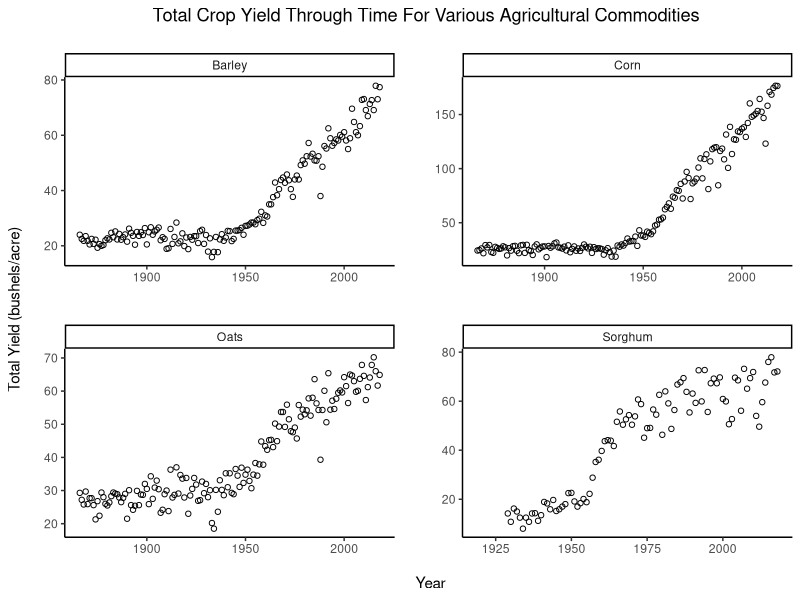
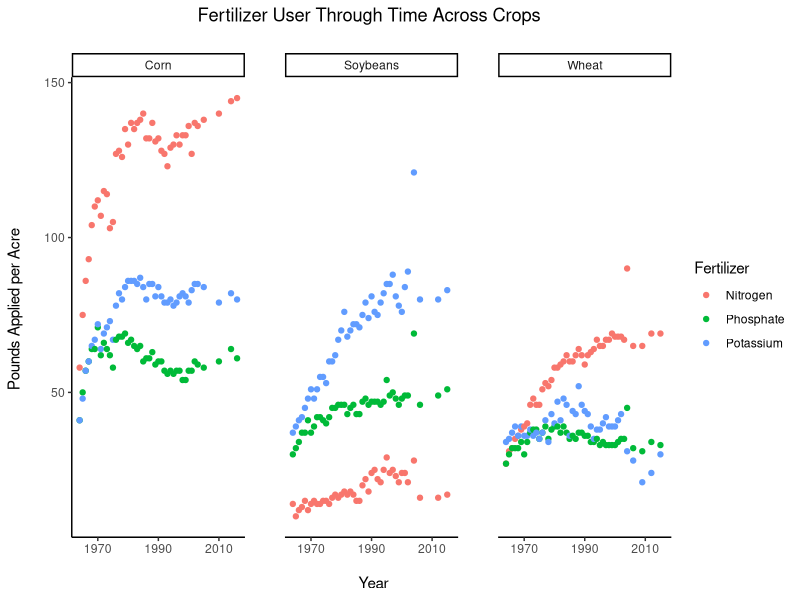
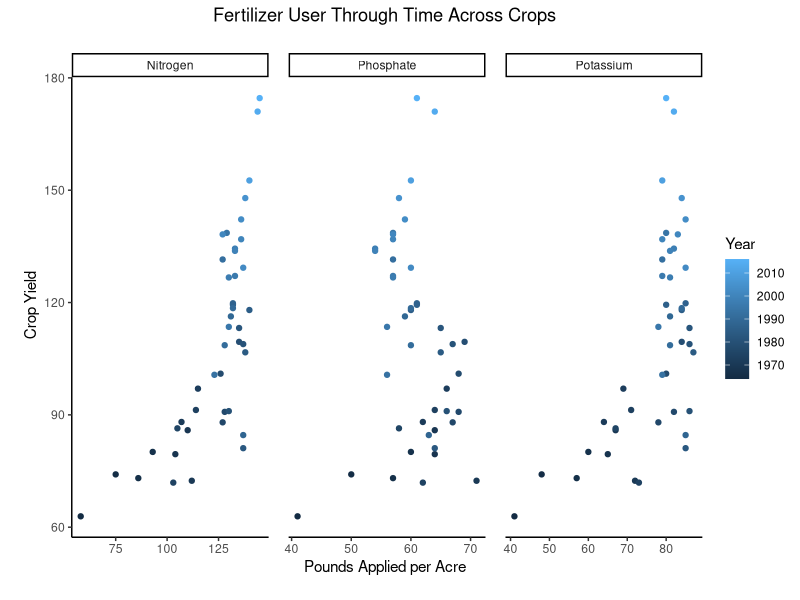

R code for these plots, in order:
## ---- chunk 1
#Load libraries
library(tidyverse)

#wrangle data
grains <- read.csv("grain.csv")

grain_plot <- ggplot(grains, aes(x= year, y= yield))+
  #geom_line()+
  geom_point(pch = 1)+
  facet_wrap(~commodity, scale = "free")+
  xlab("\n Year")+
  ylab("Total Yield (bushels/acre) \n")+
  ggtitle("Total Crop Yield Through Time For Various Agricultural Commodities \n")+
  theme_classic()+
  theme(panel.spacing = unit(2, "lines"),  #this adds space between the facet wrapped plots
        plot.title = element_text(hjust = 0.5)) 

grain_plot
## ---- chunk 2
#library(ggimage)
#library(gganimate)

#tilman <- "tilman.png"

#animate_grain <- ggplot(grains, aes(x = year, y = yield, group = commodity)) +
 # geom_line(aes(color = commodity)) +
  #geom_image(aes(image = tilman)) +
  #geom_text(aes(label = commodity, color = commodity), 
           # position = position_nudge(y = 1, x = 1), size = 10) +
#  transition_reveal(commodity, year)+
 # labs(color = "Commodity")+
  #facet_wrap(~commodity, scale = "free")

#animate_grain

#animate(animate_grain, nframes = 50, renderer = gifski_renderer("Virlar_Daphne_extra1.gif"))
## ---- chunk 3
fert <- suppressMessages(read_csv("fertilizer.csv"))

fert <- fert %>% 
  mutate(fertilizer = case_when(
    fertilizer == "nitrogen" ~ "Nitrogen",
    fertilizer == "phosphate" ~ "Phosphate",
    fertilizer == "potassium" ~ "Potassium"))


fert_plot <- ggplot(fert, aes(x = year, y = as.numeric(ppa), color=fertilizer))+
  geom_point()+
  facet_wrap(~crop)+
  ggtitle("Fertilizer User Through Time Across Crops \n")+ 
  xlab("\n Year")+
  ylab("Pounds Applied per Acre \n")+
  labs(color = "Fertilizer")+
  scale_x_continuous(limits=c(1964, 2016),
                   breaks=c(1970, 1990, 2010))+
  theme_classic()+
  theme(panel.spacing = unit(2, "lines"),  #this adds space between the facet wrapped plots
        plot.title = element_text(hjust = 0.5)) 


fert_plot

## ---- chunk 4

#Merge data to get yield and fertilizer in the same data frame
corn <- fert %>%
  filter(crop == "Corn")

grains_new <- grains %>% 
  rename(crop = commodity) %>% 
  select(crop, yield, year)

corn_merge <- merge(corn, grains_new, by=c("crop","year"))

corn_plot <- ggplot(corn_merge, aes(y = yield, x = ppa, color=year))+
  geom_point()+
  facet_wrap(~fertilizer, scale="free_x")+
  ggtitle("Fertilizer User Through Time Across Crops \n")+ 
  xlab("Pounds Applied per Acre \n")+
  ylab("\n Crop Yield")+
  labs(color = "Year")+
  theme_classic()+
  theme(panel.spacing = unit(1, "lines"),  #this adds space between the facet wrapped plots
        plot.title = element_text(hjust = 0.5)) 


corn_plot
